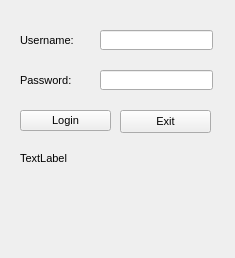
<?xml version="1.0" encoding="UTF-8"?>
<ui version="4.0">
 <class>Form</class>
 <widget class="QWidget" name="Form">
  <property name="geometry">
   <rect>
    <x>0</x>
    <y>0</y>
    <width>235</width>
    <height>258</height>
   </rect>
  </property>
  <property name="windowTitle">
   <string>Form</string>
  </property>
  <widget class="QPushButton" name="login_button">
   <property name="geometry">
    <rect>
     <x>20</x>
     <y>110</y>
     <width>91</width>
     <height>21</height>
    </rect>
   </property>
   <property name="font">
    <font>
     <family>Nirmala UI</family>
     <pointsize>8</pointsize>
    </font>
   </property>
   <property name="text">
    <string>Login</string>
   </property>
  </widget>
  <widget class="QPushButton" name="exit_button">
   <property name="geometry">
    <rect>
     <x>120</x>
     <y>110</y>
     <width>91</width>
     <height>23</height>
    </rect>
   </property>
   <property name="font">
    <font>
     <family>Nirmala UI</family>
     <pointsize>8</pointsize>
    </font>
   </property>
   <property name="cursor">
    <cursorShape>ArrowCursor</cursorShape>
   </property>
   <property name="text">
    <string>Exit</string>
   </property>
  </widget>
  <widget class="QLabel" name="label_username">
   <property name="geometry">
    <rect>
     <x>20</x>
     <y>30</y>
     <width>71</width>
     <height>21</height>
    </rect>
   </property>
   <property name="font">
    <font>
     <family>Nirmala UI</family>
     <pointsize>8</pointsize>
    </font>
   </property>
   <property name="text">
    <string>Username:</string>
   </property>
   <property name="textFormat">
    <enum>Qt::PlainText</enum>
   </property>
  </widget>
  <widget class="QLabel" name="label_password">
   <property name="geometry">
    <rect>
     <x>20</x>
     <y>70</y>
     <width>71</width>
     <height>20</height>
    </rect>
   </property>
   <property name="font">
    <font>
     <family>Nirmala UI</family>
     <pointsize>8</pointsize>
    </font>
   </property>
   <property name="text">
    <string>Password:</string>
   </property>
  </widget>
  <widget class="QLineEdit" name="edit_username">
   <property name="geometry">
    <rect>
     <x>100</x>
     <y>30</y>
     <width>113</width>
     <height>20</height>
    </rect>
   </property>
   <property name="font">
    <font>
     <family>Nirmala UI</family>
     <pointsize>8</pointsize>
    </font>
   </property>
  </widget>
  <widget class="QLineEdit" name="edit_password">
   <property name="geometry">
    <rect>
     <x>100</x>
     <y>70</y>
     <width>113</width>
     <height>20</height>
    </rect>
   </property>
   <property name="font">
    <font>
     <family>Nirmala UI</family>
     <pointsize>8</pointsize>
    </font>
   </property>
  </widget>
  <widget class="QLabel" name="label_information">
   <property name="geometry">
    <rect>
     <x>20</x>
     <y>150</y>
     <width>181</width>
     <height>16</height>
    </rect>
   </property>
   <property name="font">
    <font>
     <family>Nirmala UI</family>
     <pointsize>8</pointsize>
    </font>
   </property>
   <property name="text">
    <string>TextLabel</string>
   </property>
  </widget>
 </widget>
 <resources/>
 <connections/>
</ui>
